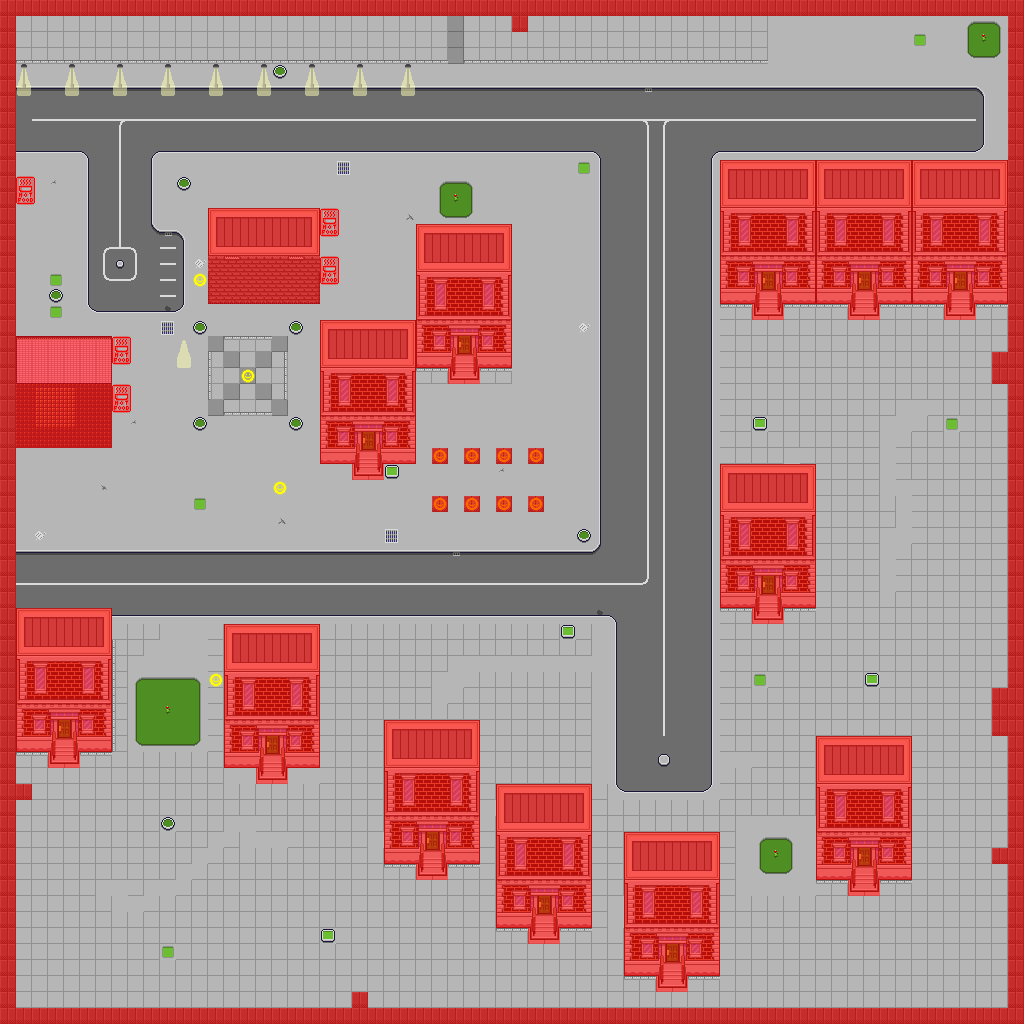

This game map was drawn from its Tiled (.tmx) file and the tilesets committed beside it. A one-line description and the trimmed map source follow:
An orthogonal 64x64 tile map with 16x16 px tiles, 5 tile layers (Background, Foreground, StaticLights, SelfLit, ...), 3 tilesets and 17 objects (16x Light, SpawnPoint).

<map version="1.0" orientation="orthogonal" width="64" height="64" tilewidth="16" tileheight="16">
 <tileset firstgid="1" name="BitTiles" tilewidth="16" tileheight="16" spacing="2" margin="2">
  <image source="BitTiles.png" width="256" height="256" />
 </tileset>
 <tileset firstgid="197" name="BitTilesMeta" tilewidth="16" tileheight="16" spacing="1" margin="1">
  <image source="BitTilesMeta.png" width="35" height="35" />
  <tile id="0">
   <properties>
    <property name="Collidable" value="True" />
   </properties>
  </tile>
  <tile id="1">
   <properties>
    <property name="Breakable" value="True" />
   </properties>
  </tile>
  <tile id="2">
   <properties>
    <property name="Stairs" value="Up" />
   </properties>
  </tile>
  <tile id="3">
   <properties>
    <property name="Stairs" value="Down" />
   </properties>
  </tile>
 </tileset>
 <tileset firstgid="201" name="Neon" tilewidth="16" tileheight="16" spacing="2">
  <image source="BitNeon.png" width="256" height="256" />
 </tileset>
 <layer name="Background" width="64" height="64">
  <data>[4096 cells, 4096 non-empty, 53 distinct tile ids]</data>
 </layer>
 <layer name="Foreground" width="64" height="64">
  <data>[4096 cells, 781 non-empty, 68 distinct tile ids]</data>
 </layer>
 <layer name="StaticLights" width="64" height="64">
  <data>[4096 cells, 52 non-empty, 7 distinct tile ids]</data>
 </layer>
 <layer name="SelfLit" width="64" height="64">
  <data>[4096 cells, 32 non-empty, 5 distinct tile ids]</data>
 </layer>
 <layer name="Meta" width="64" height="64">
  <data>[4096 cells, 1025 non-empty, 1 distinct tile ids]</data>
 </layer>
 <objectgroup name="Objects" width="64" height="64" visible="0">
  <object name="SpawnPoint" x="389" y="411" width="27" height="33" />
 </objectgroup>
 <objectgroup name="Lights" width="64" height="64">
  <object name="Light1" type="Light" x="0" y="0" width="256" height="256">
   <properties>
    <property name="Blue" value="255" />
    <property name="Green" value="255" />
    <property name="Red" value="255" />
   </properties>
  </object>
  <object name="Light2" type="Light" x="256" y="0" width="256" height="256">
   <properties>
    <property name="Blue" value="255" />
    <property name="Green" value="255" />
    <property name="Red" value="255" />
   </properties>
  </object>
  <object name="Light3" type="Light" x="512" y="0" width="256" height="256">
   <properties>
    <property name="Blue" value="0" />
    <property name="Green" value="255" />
    <property name="Red" value="255" />
   </properties>
  </object>
  <object name="Light4" type="Light" x="768" y="0" width="256" height="256">
   <properties>
    <property name="Blue" value="255" />
    <property name="Green" value="255" />
    <property name="Red" value="255" />
   </properties>
  </object>
  <object name="Light5" type="Light" x="0" y="256" width="256" height="256">
   <properties>
    <property name="Blue" value="255" />
    <property name="Green" value="255" />
    <property name="Red" value="255" />
   </properties>
  </object>
  <object name="Light6" type="Light" x="256" y="256" width="256" height="256">
   <properties>
    <property name="Blue" value="255" />
    <property name="Green" value="255" />
    <property name="Red" value="255" />
   </properties>
  </object>
  <object name="Light7" type="Light" x="512" y="256" width="256" height="256">
   <properties>
    <property name="Blue" value="255" />
    <property name="Green" value="255" />
    <property name="Red" value="255" />
   </properties>
  </object>
  <object name="Light8" type="Light" x="768" y="256" width="256" height="256">
   <properties>
    <property name="Blue" value="255" />
    <property name="Green" value="255" />
    <property name="Red" value="255" />
   </properties>
  </object>
  <object name="Light9" type="Light" x="0" y="512" width="256" height="256">
   <properties>
    <property name="Blue" value="255" />
    <property name="Green" value="255" />
    <property name="Red" value="255" />
   </properties>
  </object>
  <object name="Light10" type="Light" x="256" y="512" width="256" height="256">
   <properties>
    <property name="Blue" value="255" />
    <property name="Green" value="255" />
    <property name="Red" value="255" />
   </properties>
  </object>
  <object name="Light11" type="Light" x="512" y="512" width="256" height="256">
   <properties>
    <property name="Blue" value="255" />
    <property name="Green" value="255" />
    <property name="Red" value="255" />
   </properties>
  </object>
  <object name="Light12" type="Light" x="768" y="512" width="256" height="256">
   <properties>
    <property name="Blue" value="255" />
    <property name="Green" value="255" />
    <property name="Red" value="255" />
   </properties>
  </object>
  <object name="Light13" type="Light" x="0" y="768" width="256" height="256">
   <properties>
    <property name="Blue" value="255" />
    <property name="Green" value="255" />
    <property name="Red" value="255" />
   </properties>
  </object>
  <object name="Light14" type="Light" x="256" y="768" width="256" height="256">
   <properties>
    <property name="Blue" value="255" />
    <property name="Green" value="255" />
    <property name="Red" value="255" />
   </properties>
  </object>
  <object name="Light15" type="Light" x="512" y="768" width="256" height="256">
   <properties>
    <property name="Blue" value="255" />
    <property name="Green" value="255" />
    <property name="Red" value="255" />
   </properties>
  </object>
  <object name="Light16" type="Light" x="768" y="768" width="256" height="256">
   <properties>
    <property name="Blue" value="255" />
    <property name="Green" value="255" />
    <property name="Red" value="255" />
   </properties>
  </object>
 </objectgroup>
</map>